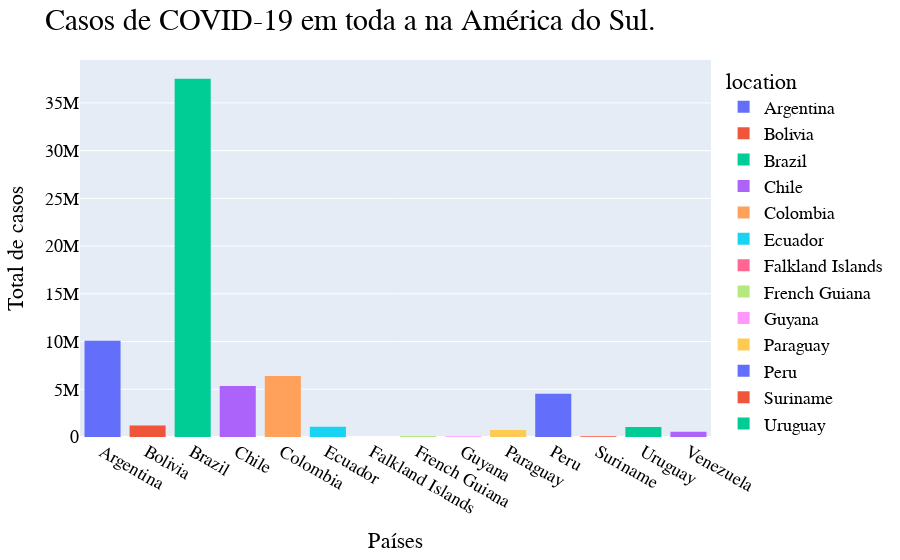

Notebook cell for this chart:
### Code cell
fig_5 = px.histogram(covid_america_sul, x='location', y='new_cases', color='location')
fig_5.update_layout(
    title="Casos de COVID-19 em toda a na América do Sul.",
    xaxis_title = "Países",
    yaxis_title = "Total de casos",
    font = {'color': 'Black', 'size':18, 'family':'Courier New'},
    title_font = {'size':30}
)
fig_5.show()

### Figure 1 — Plotly figure (JSON) as saved in the notebook; plotly's stock layout.template omitted (floating-point values rounded to 4 significant figures; data arrays with more than 128 entries replaced by an {"elided": "..."} marker saying what was removed)
{"data": [{"alignmentgroup": "True", "bingroup": "x", "histfunc": "sum", "hovertemplate": "location=%{x}<br>sum of new_cases=%{y}<extra></extra>", "legendgroup": "Argentina", "marker": {"color": "#636efa", "pattern": {"shape": ""}}, "name": "Argentina", "offsetgroup": "Argentina", "orientation": "v", "showlegend": true, "type": "histogram", "x": {"elided": "1538 str values"}, "xaxis": "x", "y": {"elided": "1538 int values"}, "yaxis": "y"}, {"alignmentgroup": "True", "bingroup": "x", "histfunc": "sum", "hovertemplate": "location=%{x}<br>sum of new_cases=%{y}<extra></extra>", "legendgroup": "Bolivia", "marker": {"color": "#EF553B", "pattern": {"shape": ""}}, "name": "Bolivia", "offsetgroup": "Bolivia", "orientation": "v", "showlegend": true, "type": "histogram", "x": {"elided": "1534 str values"}, "xaxis": "x", "y": {"elided": "1534 int values"}, "yaxis": "y"}, {"alignmentgroup": "True", "bingroup": "x", "histfunc": "sum", "hovertemplate": "location=%{x}<br>sum of new_cases=%{y}<extra></extra>", "legendgroup": "Brazil", "marker": {"color": "#00cc96", "pattern": {"shape": ""}}, "name": "Brazil", "offsetgroup": "Brazil", "orientation": "v", "showlegend": true, "type": "histogram", "x": {"elided": "1534 str values"}, "xaxis": "x", "y": {"elided": "1534 int values"}, "yaxis": "y"}, {"alignmentgroup": "True", "bingroup": "x", "histfunc": "sum", "hovertemplate": "location=%{x}<br>sum of new_cases=%{y}<extra></extra>", "legendgroup": "Chile", "marker": {"color": "#ab63fa", "pattern": {"shape": ""}}, "name": "Chile", "offsetgroup": "Chile", "orientation": "v", "showlegend": true, "type": "histogram", "x": {"elided": "1534 str values"}, "xaxis": "x", "y": {"elided": "1534 int values"}, "yaxis": "y"}, {"alignmentgroup": "True", "bingroup": "x", "histfunc": "sum", "hovertemplate": "location=%{x}<br>sum of new_cases=%{y}<extra></extra>", "legendgroup": "Colombia", "marker": {"color": "#FFA15A", "pattern": {"shape": ""}}, "name": "Colombia", "offsetgroup": "Colombia", "orientation": "v", "showlegend": true, "type": "histogram", "x": {"elided": "1534 str values"}, "xaxis": "x", "y": {"elided": "1534 int values"}, "yaxis": "y"}, {"alignmentgroup": "True", "bingroup": "x", "histfunc": "sum", "hovertemplate": "location=%{x}<br>sum of new_cases=%{y}<extra></extra>", "legendgroup": "Ecuador", "marker": {"color": "#19d3f3", "pattern": {"shape": ""}}, "name": "Ecuador", "offsetgroup": "Ecuador", "orientation": "v", "showlegend": true, "type": "histogram", "x": {"elided": "1534 str values"}, "xaxis": "x", "y": {"elided": "1534 int values"}, "yaxis": "y"}, {"alignmentgroup": "True", "bingroup": "x", "histfunc": "sum", "hovertemplate": "location=%{x}<br>sum of new_cases=%{y}<extra></extra>", "legendgroup": "Falkland Islands", "marker": {"color": "#FF6692", "pattern": {"shape": ""}}, "name": "Falkland Islands", "offsetgroup": "Falkland Islands", "orientation": "v", "showlegend": true, "type": "histogram", "x": {"elided": "1534 str values"}, "xaxis": "x", "y": {"elided": "1534 int values"}, "yaxis": "y"}, {"alignmentgroup": "True", "bingroup": "x", "histfunc": "sum", "hovertemplate": "location=%{x}<br>sum of new_cases=%{y}<extra></extra>", "legendgroup": "French Guiana", "marker": {"color": "#B6E880", "pattern": {"shape": ""}}, "name": "French Guiana", "offsetgroup": "French Guiana", "orientation": "v", "showlegend": true, "type": "histogram", "x": {"elided": "1534 str values"}, "xaxis": "x", "y": {"elided": "1534 int values"}, "yaxis": "y"}, {"alignmentgroup": "True", "bingroup": "x", "histfunc": "sum", "hovertemplate": "location=%{x}<br>sum of new_cases=%{y}<extra></extra>", "legendgroup": "Guyana", "marker": {"color": "#FF97FF", "pattern": {"shape": ""}}, "name": "Guyana", "offsetgroup": "Guyana", "orientation": "v", "showlegend": true, "type": "histogram", "x": {"elided": "1534 str values"}, "xaxis": "x", "y": {"elided": "1534 int values"}, "yaxis": "y"}, {"alignmentgroup": "True", "bingroup": "x", "histfunc": "sum", "hovertemplate": "location=%{x}<br>sum of new_cases=%{y}<extra></extra>", "legendgroup": "Paraguay", "marker": {"color": "#FECB52", "pattern": {"shape": ""}}, "name": "Paraguay", "offsetgroup": "Paraguay", "orientation": "v", "showlegend": true, "type": "histogram", "x": {"elided": "1534 str values"}, "xaxis": "x", "y": {"elided": "1534 int values"}, "yaxis": "y"}, {"alignmentgroup": "True", "bingroup": "x", "histfunc": "sum", "hovertemplate": "location=%{x}<br>sum of new_cases=%{y}<extra></extra>", "legendgroup": "Peru", "marker": {"color": "#636efa", "pattern": {"shape": ""}}, "name": "Peru", "offsetgroup": "Peru", "orientation": "v", "showlegend": true, "type": "histogram", "x": {"elided": "1534 str values"}, "xaxis": "x", "y": {"elided": "1534 int values"}, "yaxis": "y"}, {"alignmentgroup": "True", "bingroup": "x", "histfunc": "sum", "hovertemplate": "location=%{x}<br>sum of new_cases=%{y}<extra></extra>", "legendgroup": "Suriname", "marker": {"color": "#EF553B", "pattern": {"shape": ""}}, "name": "Suriname", "offsetgroup": "Suriname", "orientation": "v", "showlegend": true, "type": "histogram", "x": {"elided": "1534 str values"}, "xaxis": "x", "y": {"elided": "1534 int values"}, "yaxis": "y"}, {"alignmentgroup": "True", "bingroup": "x", "histfunc": "sum", "hovertemplate": "location=%{x}<br>sum of new_cases=%{y}<extra></extra>", "legendgroup": "Uruguay", "marker": {"color": "#00cc96", "pattern": {"shape": ""}}, "name": "Uruguay", "offsetgroup": "Uruguay", "orientation": "v", "showlegend": true, "type": "histogram", "x": {"elided": "1534 str values"}, "xaxis": "x", "y": {"elided": "1534 int values"}, "yaxis": "y"}, {"alignmentgroup": "True", "bingroup": "x", "histfunc": "sum", "hovertemplate": "location=%{x}<br>sum of new_cases=%{y}<extra></extra>", "legendgroup": "Venezuela", "marker": {"color": "#ab63fa", "pattern": {"shape": ""}}, "name": "Venezuela", "offsetgroup": "Venezuela", "orientation": "v", "showlegend": true, "type": "histogram", "x": {"elided": "1534 str values"}, "xaxis": "x", "y": {"elided": "1534 int values"}, "yaxis": "y"}], "layout": {"barmode": "relative", "font": {"color": "Black", "family": "Courier New", "size": 18}, "legend": {"title": {"text": "location"}, "tracegroupgap": 0}, "margin": {"t": 60}, "title": {"font": {"size": 30}, "text": "Casos de COVID-19 em toda a na América do Sul."}, "xaxis": {"anchor": "y", "categoryarray": ["Argentina", "Bolivia", "Brazil", "Chile", "Colombia", "Ecuador", "Falkland Islands", "French Guiana", "Guyana", "Paraguay", "Peru", "Suriname", "Uruguay", "Venezuela"], "categoryorder": "array", "domain": [0, 1], "title": {"text": "Países"}}, "yaxis": {"anchor": "x", "domain": [0, 1], "title": {"text": "Total de casos"}}}}
